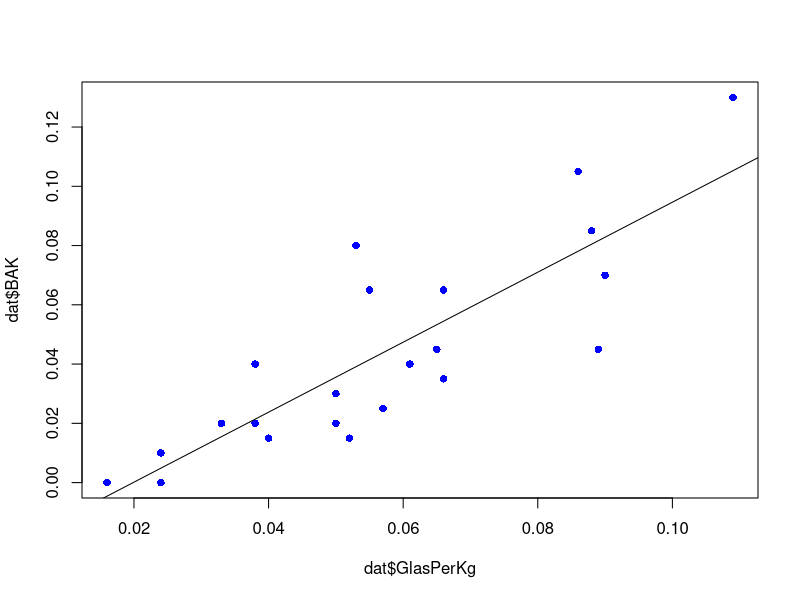

Reproduce this figure in R.
# Läs in data 
dat <- read.csv2("DataFiler/FM_Statistik_Filer/Alkoholhalt.csv", header=TRUE)

# Linjär regressionsanalys
model <- lm(BAK ~ GlasPerKg, data = dat)

# Skriv ut resultat
summary(model) 

# Plotta regressionslinjen i punktdiagrammet
plot(dat$GlasPerKg, dat$BAK, pch = 16, col = "blue") 
abline(model) #Add a regression line
